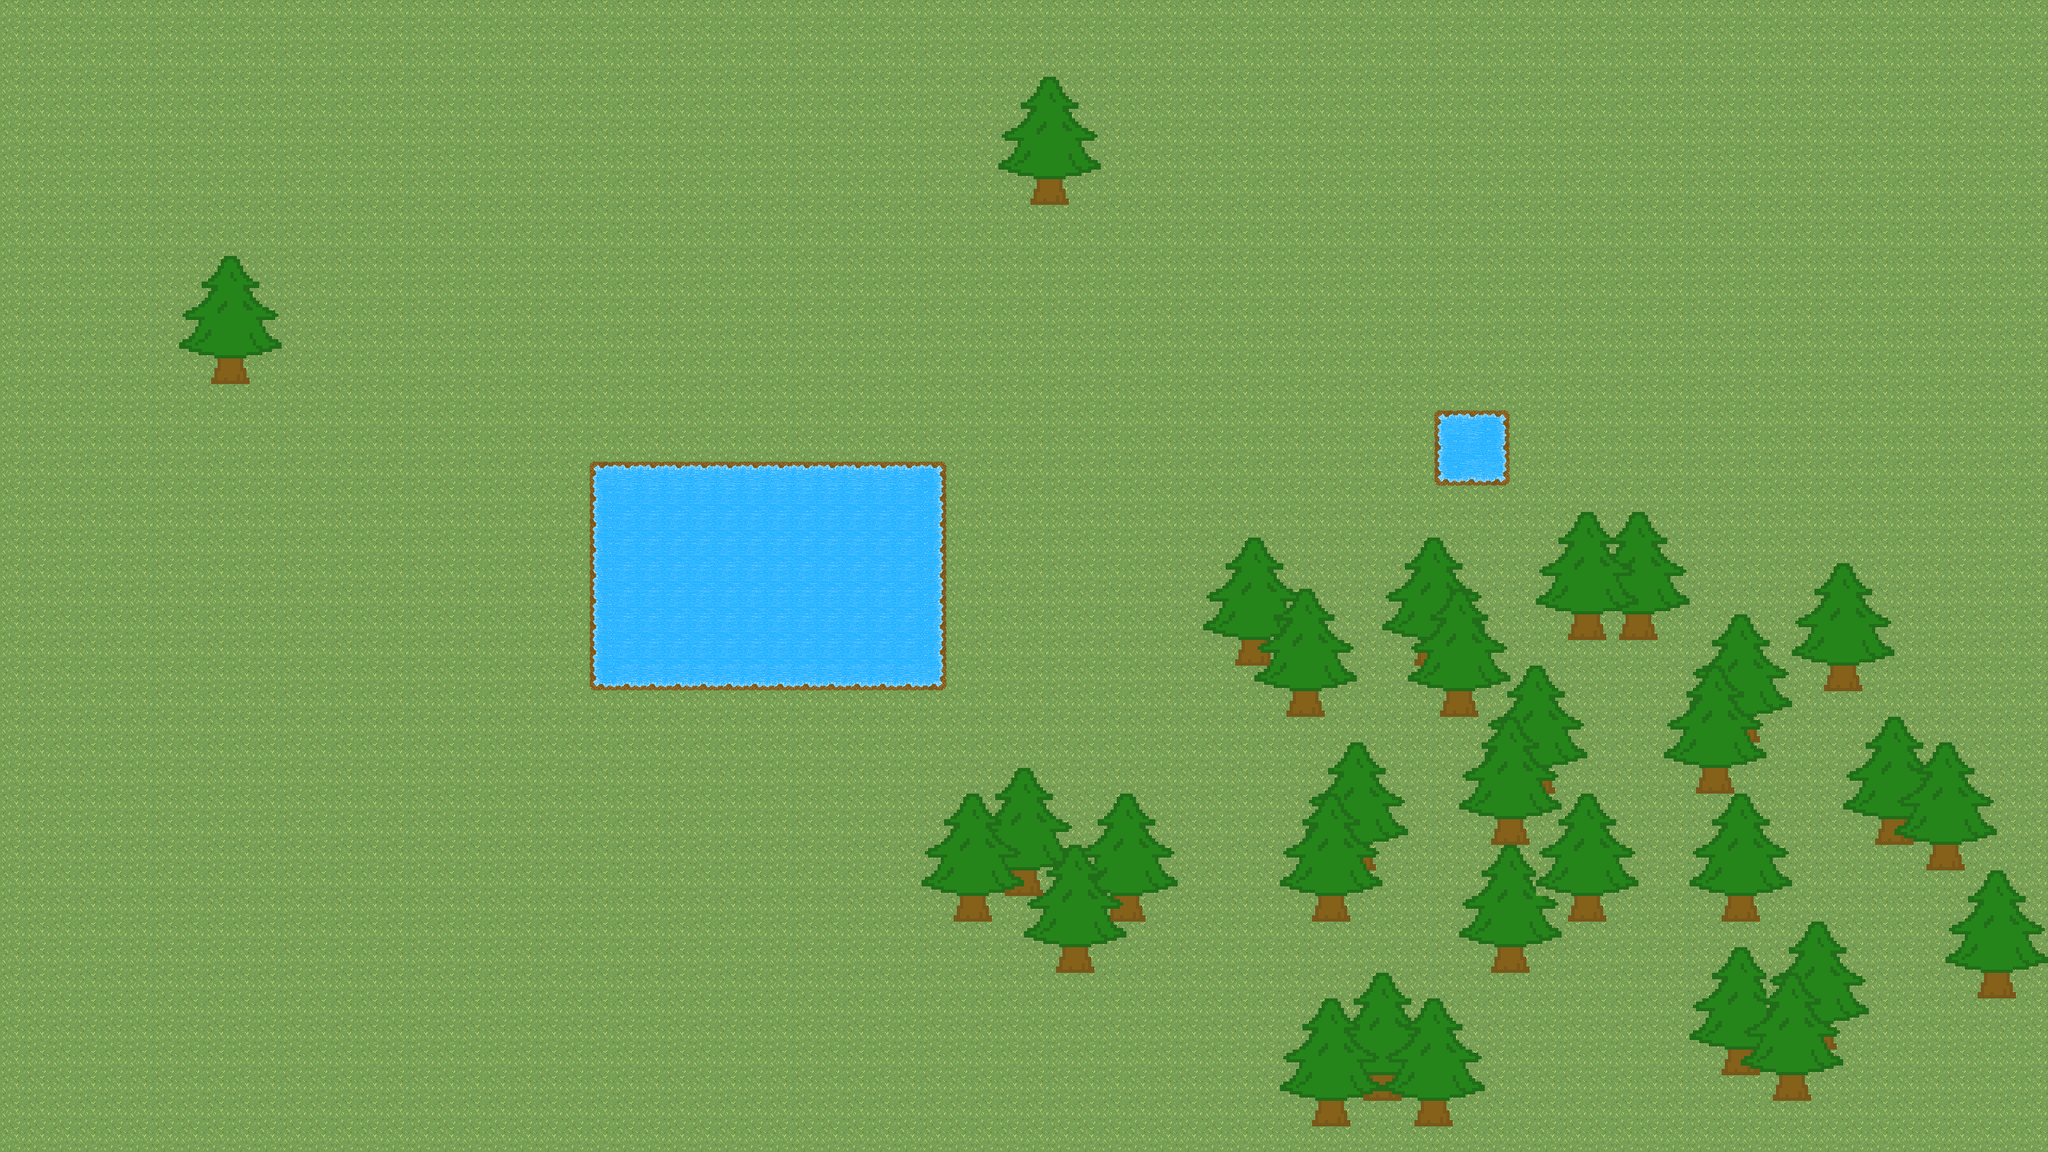

The image is a tile-based game level rendered from a .tmx file. Its description and source (layers, tilesets, objects; grid data summarised) follow:
An orthogonal 80x45 tile map with 32x32 px tiles, 4 tile layers (bottomLayer, middleLayer, topLayer, overLapLayer), 3 tilesets and 33 objects.

<map version="1.2" tiledversion="1.3.4" orientation="orthogonal" renderorder="right-down" width="80" height="45" tilewidth="32" tileheight="32" infinite="0" nextlayerid="11" nextobjectid="98">
 <tileset firstgid="1" name="grass" tilewidth="32" tileheight="32" tilecount="1" columns="1">
  <image source="grass.png" width="32" height="32" />
 </tileset>
 <tileset firstgid="2" name="tree" tilewidth="32" tileheight="32" tilecount="32" columns="8">
  <image source="tree.png" width="256" height="128" />
 </tileset>
 <tileset firstgid="34" name="water" tilewidth="32" tileheight="32" tilecount="9" columns="3">
  <image source="water.png" width="96" height="96" />
 </tileset>
 <layer id="1" name="bottomLayer" width="80" height="45">
  <data>[3600 cells, 3600 non-empty, 1 distinct tile ids]</data>
 </layer>
 <layer id="6" name="middleLayer" width="80" height="45">
  <data>[3600 cells, 124 non-empty, 4 distinct tile ids]</data>
 </layer>
 <layer id="5" name="topLayer" width="80" height="45">
  <data>[3600 cells, 434 non-empty, 25 distinct tile ids]</data>
 </layer>
 <layer id="7" name="overLapLayer" width="80" height="45">
  <data>[3600 cells, 192 non-empty, 16 distinct tile ids]</data>
 </layer>
 <objectgroup id="3" name="collision">
  <object id="23" x="736" y="576" width="448" height="288" />
  <object id="24" x="1792" y="512" width="96" height="96" />
  <object id="56" x="274.667" y="442.667" width="27" height="6.66667" />
  <object id="57" x="1298.5" y="219.5" width="26.5" height="5.5" />
  <object id="58" x="1554.64" y="795.455" width="26.2727" height="6.18182" />
  <object id="59" x="2289.75" y="827.5" width="27.5" height="5.25" />
  <object id="60" x="1909.33" y="949.333" width="22.6667" height="13.3333" />
  <object id="61" x="2165.33" y="886.667" width="21.3333" height="10.6667" />
  <object id="62" x="2034.67" y="756" width="25.3333" height="14.6667" />
  <object id="63" x="1781.33" y="790.667" width="22.6667" height="13.3333" />
  <object id="65" x="1265.33" y="1080" width="29.3333" height="9.33333" />
  <object id="66" x="1684" y="1046.67" width="26.6667" height="9.33333" />
  <object id="67" x="1714.67" y="1336" width="28" height="10.6667" />
  <object id="68" x="2162.67" y="1305.33" width="30.6667" height="8" />
  <object id="69" x="2484" y="1205.33" width="29.3333" height="12" />
  <object id="70" x="2354.67" y="1013.33" width="29.3333" height="13.3333" />
  <object id="72" x="1976" y="760" width="16" height="13.3333" />
  <object id="73" x="1809.33" y="852" width="29.3333" height="13.3333" />
  <object id="74" x="1618.67" y="856" width="26.6667" height="9.33333" />
  <object id="75" x="1202.67" y="1109.33" width="26.6667" height="12" />
  <object id="76" x="1328" y="1173.33" width="32" height="12" />
  <object id="77" x="1392" y="1114.67" width="28" height="10.6667" />
  <object id="78" x="1652" y="1113.33" width="26.6667" height="13.3333" />
  <object id="79" x="1872" y="1176" width="30.6667" height="12" />
  <object id="80" x="1972" y="1112" width="28" height="13.3333" />
  <object id="81" x="1873.33" y="1013.33" width="29.3333" height="14.6667" />
  <object id="82" x="2129.33" y="949.333" width="29.3333" height="13.3333" />
  <object id="83" x="2162.67" y="1110.67" width="28" height="12" />
  <object id="84" x="1650.67" y="1369.33" width="26.6667" height="9.33333" />
  <object id="85" x="1774.67" y="1365.33" width="32" height="12" />
  <object id="86" x="2228" y="1334.67" width="24" height="10.6667" />
  <object id="87" x="2261.33" y="1272" width="26.6667" height="13.3333" />
  <object id="88" x="2417.33" y="1045.33" width="30.6667" height="14.6667" />
 </objectgroup>
 <objectgroup id="9" name="opacity" />
</map>
